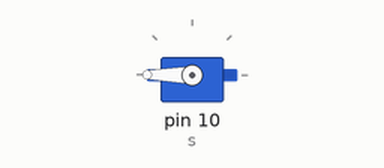
Recording of a sketch running on a simulated Arduino Uno, built with avr-gcc and run on an emulated ATmega328P. On the bench: servo.

Above: at 0.05 s.
Timing chart, 0 to 3.0 s (numbered marks = the images above):
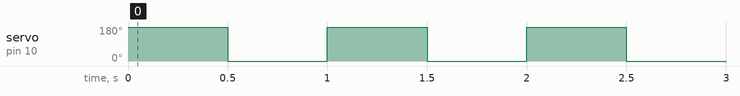

Measured:
- by itself, servo on pin 10 (s): alternates 180° for 0.50 s and 0° for 0.50 s

The sketch:

Circuit3-ServoWipe.ino
```cpp
//Include the servo library - lets you use servo functions
#include <Servo.h>

//Create a variable representing a servo
Servo s;

void setup() {
  //Set pin 10 to output mode (must output to servo)
  pinMode(10,OUTPUT);

  //Set the servo variable to use pin 10
  s.attach(10);
}

void loop() {
  s.write(180); //Set servo to 180 degrees
  delay(500); //wait 500ms
  s.write(0); //Set servo to 0 degrees
  delay(500); //wait 500ms

  //Try changing the numbers in servo.write(??) and see what happens
}
```
